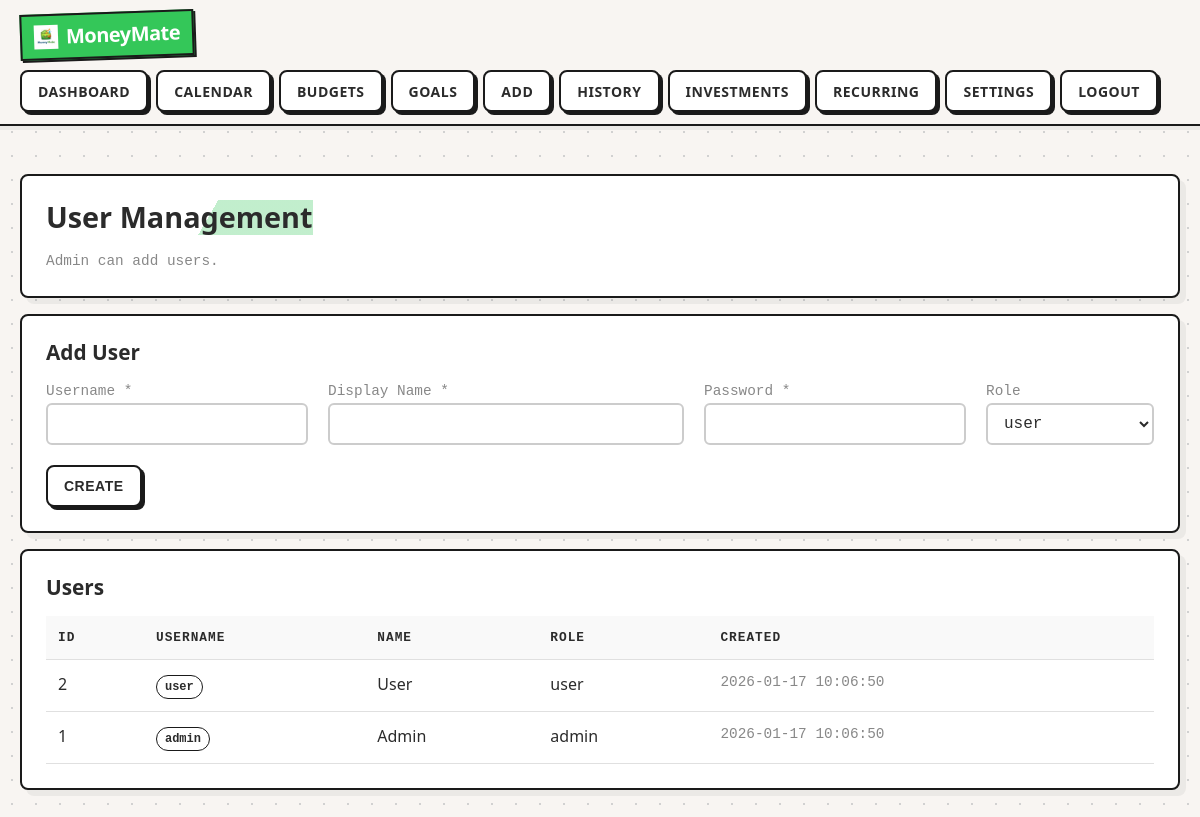
/users.php (signed in), run on the app's committed database.
### tables this page shows
CREATE TABLE users(
  id INTEGER PRIMARY KEY AUTOINCREMENT,
  username TEXT NOT NULL UNIQUE,
  pass_hash TEXT NOT NULL,
  display_name TEXT NOT NULL,
  role TEXT NOT NULL CHECK(role IN ('admin','user')) DEFAULT 'user',
  created_at TEXT NOT NULL DEFAULT (datetime('now'))
);

### app/auth.php (called while the page is built, shortened)
<?php
function h(string $s): string { return htmlspecialchars($s, ENT_QUOTES, 'UTF-8'); }

### users.php (the view, shortened to what this page needs)
<?php
require_once __DIR__ . '/app/layout.php';
$pdo = db();
$rows = $pdo->query("SELECT id,username,display_name,role,created_at FROM users ORDER BY id DESC")->fetchAll();
?>
<div class="card">
  <h1>User Management</h1>
  <div class="muted">Admin can add users.</div>
</div>
<div class="card">
  <h2>Add User</h2>
  <form method="post" class="grid">
    <div class="col-3"><div class="muted">Username *</div><input name="username" required /></div>
    <div class="col-4"><div class="muted">Display Name *</div><input name="display_name" required /></div>
    <div class="col-3"><div class="muted">Password *</div><input type="password" name="password" required /></div>
    <div class="col-2">
      <div class="muted">Role</div>
      <select name="role"><option value="user">user</option><option value="admin">admin</option></select>
    </div>
    <div class="col-12"><button class="btn" type="submit">Create</button></div>
  </form>
</div>
<div class="card">
  <h2>Users</h2>
  <table>
    <thead><tr><th>ID</th><th>Username</th><th>Name</th><th>Role</th><th>Created</th></tr></thead>
    <tbody>
      <?php foreach($rows as $r): ?>
      <tr>
        <td><?php echo (int)$r['id']; ?></td>
        <td><span class="pill"><?php echo h($r['username']); ?></span></td>
        <td><?php echo h($r['display_name']); ?></td>
        <td><?php echo h($r['role']); ?></td>
        <td class="muted"><?php echo h($r['created_at']); ?></td>
      </tr>
      <?php endforeach; ?>
    </tbody>
  </table>
</div>

### assets/style.css (style rules this page uses)
:root { --bg: #f8f5f2; --card-bg: #ffffff; --text: #2b2b2b; --muted: #888888; --accent: #ff3b30; --accent-green: #34c759; --accent-blue: #007aff; --line-color: #e0e0e0; --border-color: #1a1a1a; --font-body: system-ui, -apple-system, sans-serif; --font-mono: 'Courier New', Courier, monospace; }
* { box-sizing: border-box; }
body { margin: 0; font-family: var(--font-body); background-color: var(--bg); background-image: radial-gradient(#d1d1d1 1px, transparent 1px); background-size: 24px 24px; color: var(--text); line-height: 1.5; padding-bottom: 80px; -webkit-font-smoothing: antialiased; }
.btn { display: inline-flex; align-items: center; justify-content: center; gap: 6px; height: 42px; padding: 0 16px; border: 2px solid var(--border-color); background: white; color: var(--text); font-weight: 700; font-size: 14px; border-radius: 8px; cursor: pointer; box-shadow: 3px 3px 0 var(--border-color); text-transform: uppercase; letter-spacing: 0.5px; transition: transform 0.1s; white-space: nowrap; vertical-align: middle; text-decoration: none; }
.card { background: var(--card-bg); border: 2px solid var(--border-color); border-radius: 8px; padding: 24px; margin: 16px 0; box-shadow: 6px 6px 0 rgba(0,0,0,0.05); }
h1, h2, h3 { margin: 0 0 16px 0; font-weight: 800; line-height: 1.2; }
h1 { font-size: 1.8rem; background: linear-gradient(120deg, transparent 0%, transparent 60%, rgba(52, 199, 89, 0.3) 60%, rgba(52, 199, 89, 0.3) 100%); display: inline-block; }
h2 { font-size: 1.3rem; }
.muted { color: var(--muted); font-size: 0.9rem; font-family: var(--font-mono); }
.grid { display: grid; grid-template-columns: repeat(12, 1fr); gap: 20px; align-items: end; }
[class*="col-"] { grid-column: span 12; }
@media (min-width: 700px) { .col-4 { grid-column: span 6; } }
@media (min-width: 700px) { .col-3 { grid-column: span 6; } }
@media (min-width: 700px) { .col-2 { grid-column: span 4; } }
@media (min-width: 1000px) { .col-12 { grid-column:span 12 } }
@media (min-width: 1000px) { .col-4 { grid-column:span 4 } }
@media (min-width: 1000px) { .col-3 { grid-column:span 3 } }
@media (min-width: 1000px) { .col-2 { grid-column:span 2 } }
input, select, textarea { width: 100%; height: 42px; padding: 8px 12px; border-radius: 6px; border: 2px solid #ccc; background: white; color: var(--text); outline: none; font-family: var(--font-mono); font-size: 1rem; transition: border 0.2s; vertical-align: middle; }
table { width: 100%; border-collapse: collapse; min-width: 600px; }
th, td { padding: 12px; border-bottom: 1px solid var(--line-color); text-align: left; vertical-align: top; }
th { font-family: var(--font-mono); text-transform: uppercase; font-size: 0.8rem; font-weight: 700; letter-spacing: 1px; background: #f9f9f9; }
.pill { display: inline-block; padding: 2px 8px; border: 1px solid var(--border-color); border-radius: 12px; background: #fff; color: var(--text); font-size: 0.75rem; font-weight: 700; font-family: var(--font-mono); white-space: nowrap; }

### data on the page
users: id "2", username "user", display_name "User", role "user", created_at "2026-01-17 10:06:50"
users: id "1", username "admin", display_name "Admin", role "admin", created_at "2026-01-17 10:06:50"
